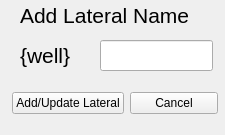
<?xml version="1.0" encoding="UTF-8"?>
<ui version="4.0">
 <class>updateLatNameWin</class>
 <widget class="QMainWindow" name="updateLatNameWin">
  <property name="geometry">
   <rect>
    <x>0</x>
    <y>0</y>
    <width>225</width>
    <height>135</height>
   </rect>
  </property>
  <property name="font">
   <font>
    <pointsize>5</pointsize>
   </font>
  </property>
  <property name="windowTitle">
   <string>DT - LN - {well}</string>
  </property>
  <widget class="QWidget" name="centralwidget">
   <widget class="QLabel" name="label">
    <property name="geometry">
     <rect>
      <x>20</x>
      <y>-10</y>
      <width>301</width>
      <height>51</height>
     </rect>
    </property>
    <property name="font">
     <font>
      <pointsize>16</pointsize>
     </font>
    </property>
    <property name="text">
     <string>Add Lateral Name</string>
    </property>
   </widget>
   <widget class="QLabel" name="label_2">
    <property name="geometry">
     <rect>
      <x>20</x>
      <y>40</y>
      <width>81</width>
      <height>31</height>
     </rect>
    </property>
    <property name="font">
     <font>
      <pointsize>16</pointsize>
     </font>
    </property>
    <property name="text">
     <string>{well}</string>
    </property>
   </widget>
   <widget class="QLineEdit" name="lineEdit">
    <property name="geometry">
     <rect>
      <x>100</x>
      <y>40</y>
      <width>113</width>
      <height>31</height>
     </rect>
    </property>
    <property name="font">
     <font>
      <pointsize>16</pointsize>
     </font>
    </property>
    <property name="text">
     <string/>
    </property>
   </widget>
   <widget class="QWidget" name="">
    <property name="geometry">
     <rect>
      <x>12</x>
      <y>90</y>
      <width>206</width>
      <height>27</height>
     </rect>
    </property>
    <layout class="QHBoxLayout" name="horizontalLayout">
     <item>
      <widget class="QPushButton" name="addLateralBtn">
       <property name="font">
        <font>
         <pointsize>9</pointsize>
        </font>
       </property>
       <property name="text">
        <string>Add/Update Lateral</string>
       </property>
      </widget>
     </item>
     <item>
      <widget class="QPushButton" name="cancelBtn">
       <property name="font">
        <font>
         <pointsize>9</pointsize>
        </font>
       </property>
       <property name="text">
        <string>Cancel</string>
       </property>
      </widget>
     </item>
    </layout>
   </widget>
  </widget>
 </widget>
 <resources/>
 <connections/>
</ui>
